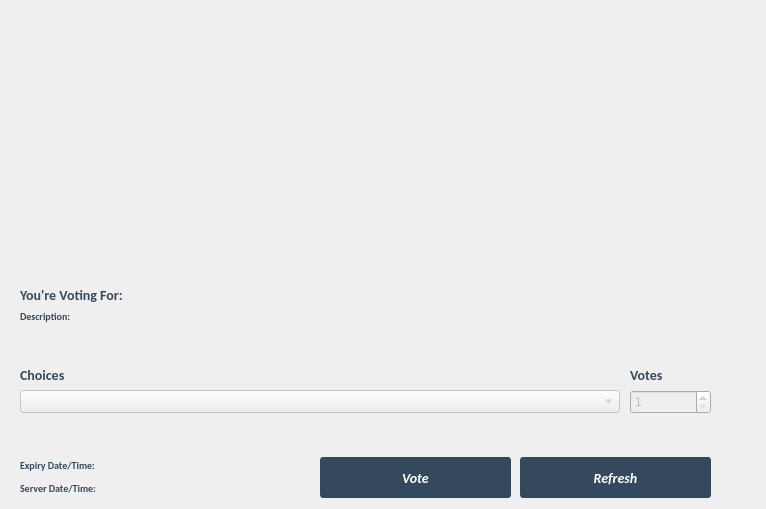
<?xml version="1.0" encoding="UTF-8"?>
<ui version="4.0">
 <class>Poll</class>
 <widget class="QWidget" name="Poll">
  <property name="geometry">
   <rect>
    <x>0</x>
    <y>0</y>
    <width>766</width>
    <height>509</height>
   </rect>
  </property>
  <property name="windowTitle">
   <string>Form</string>
  </property>
  <widget class="QPushButton" name="btnRefresh">
   <property name="geometry">
    <rect>
     <x>520</x>
     <y>457</y>
     <width>191</width>
     <height>41</height>
    </rect>
   </property>
   <property name="sizePolicy">
    <sizepolicy hsizetype="Expanding" vsizetype="Expanding">
     <horstretch>0</horstretch>
     <verstretch>0</verstretch>
    </sizepolicy>
   </property>
   <property name="font">
    <font>
     <family>calibri</family>
     <pointsize>-1</pointsize>
     <weight>75</weight>
     <italic>true</italic>
     <bold>true</bold>
    </font>
   </property>
   <property name="styleSheet">
    <string notr="true">background:#34495e;color:white;margin:0px;text-align:center;padding:2px;border-radius:3px;font-style:italic;width:100px;font-size:14px;font-family:calibri;font-weight:600;</string>
   </property>
   <property name="text">
    <string>Refresh</string>
   </property>
   <property name="iconSize">
    <size>
     <width>150</width>
     <height>35</height>
    </size>
   </property>
  </widget>
  <widget class="QLabel" name="lblName">
   <property name="geometry">
    <rect>
     <x>20</x>
     <y>280</y>
     <width>600</width>
     <height>30</height>
    </rect>
   </property>
   <property name="styleSheet">
    <string notr="true">color:#34495e;font-size:14px;font-family:calibri;font-weight:600;</string>
   </property>
   <property name="text">
    <string>You're Voting For: </string>
   </property>
  </widget>
  <widget class="QLabel" name="lblDescription">
   <property name="geometry">
    <rect>
     <x>20</x>
     <y>310</y>
     <width>600</width>
     <height>51</height>
    </rect>
   </property>
   <property name="styleSheet">
    <string notr="true">color:#34495e;font-size:10px;font-family:calibri;font-weight:600;</string>
   </property>
   <property name="text">
    <string>Description: </string>
   </property>
   <property name="alignment">
    <set>Qt::AlignLeading|Qt::AlignLeft|Qt::AlignTop</set>
   </property>
   <property name="wordWrap">
    <bool>true</bool>
   </property>
  </widget>
  <widget class="QComboBox" name="cboChoices">
   <property name="enabled">
    <bool>false</bool>
   </property>
   <property name="geometry">
    <rect>
     <x>20</x>
     <y>390</y>
     <width>600</width>
     <height>23</height>
    </rect>
   </property>
  </widget>
  <widget class="QLabel" name="lblChoices">
   <property name="geometry">
    <rect>
     <x>20</x>
     <y>360</y>
     <width>600</width>
     <height>30</height>
    </rect>
   </property>
   <property name="styleSheet">
    <string notr="true">color:#34495e;font-size:14px;font-family:calibri;font-weight:600;</string>
   </property>
   <property name="text">
    <string>Choices</string>
   </property>
  </widget>
  <widget class="QSpinBox" name="nsVotes">
   <property name="enabled">
    <bool>false</bool>
   </property>
   <property name="geometry">
    <rect>
     <x>630</x>
     <y>390</y>
     <width>81</width>
     <height>24</height>
    </rect>
   </property>
   <property name="minimum">
    <number>1</number>
   </property>
   <property name="maximum">
    <number>9999999</number>
   </property>
   <property name="value">
    <number>1</number>
   </property>
  </widget>
  <widget class="QLabel" name="lblVotes">
   <property name="geometry">
    <rect>
     <x>630</x>
     <y>360</y>
     <width>71</width>
     <height>30</height>
    </rect>
   </property>
   <property name="styleSheet">
    <string notr="true">color:#34495e;font-size:14px;font-family:calibri;font-weight:600;</string>
   </property>
   <property name="text">
    <string>Votes</string>
   </property>
  </widget>
  <widget class="QPushButton" name="btnVote">
   <property name="enabled">
    <bool>false</bool>
   </property>
   <property name="geometry">
    <rect>
     <x>320</x>
     <y>457</y>
     <width>191</width>
     <height>41</height>
    </rect>
   </property>
   <property name="sizePolicy">
    <sizepolicy hsizetype="Expanding" vsizetype="Expanding">
     <horstretch>0</horstretch>
     <verstretch>0</verstretch>
    </sizepolicy>
   </property>
   <property name="font">
    <font>
     <family>calibri</family>
     <pointsize>-1</pointsize>
     <weight>75</weight>
     <italic>true</italic>
     <bold>true</bold>
    </font>
   </property>
   <property name="toolTip">
    <string/>
   </property>
   <property name="statusTip">
    <string/>
   </property>
   <property name="styleSheet">
    <string notr="true">background:#34495e;color:white;margin:0px;text-align:center;padding:2px;border-radius:3px;font-style:italic;width:100px;font-size:14px;font-family:calibri;font-weight:600;</string>
   </property>
   <property name="text">
    <string>Vote</string>
   </property>
   <property name="iconSize">
    <size>
     <width>150</width>
     <height>35</height>
    </size>
   </property>
  </widget>
  <widget class="QLabel" name="lblDonationPreview">
   <property name="geometry">
    <rect>
     <x>20</x>
     <y>420</y>
     <width>600</width>
     <height>21</height>
    </rect>
   </property>
   <property name="font">
    <font>
     <family>calibri</family>
     <pointsize>-1</pointsize>
    </font>
   </property>
   <property name="styleSheet">
    <string notr="true">color:#34495e;font-size:10px;font-family:calibri</string>
   </property>
   <property name="text">
    <string/>
   </property>
   <property name="alignment">
    <set>Qt::AlignLeading|Qt::AlignLeft|Qt::AlignTop</set>
   </property>
   <property name="wordWrap">
    <bool>true</bool>
   </property>
  </widget>
  <widget class="QLabel" name="lblExpiry">
   <property name="geometry">
    <rect>
     <x>20</x>
     <y>457</y>
     <width>281</width>
     <height>16</height>
    </rect>
   </property>
   <property name="styleSheet">
    <string notr="true">color:#34495e;font-size:10px;font-family:calibri;font-weight:600;</string>
   </property>
   <property name="text">
    <string>Expiry Date/Time: </string>
   </property>
   <property name="wordWrap">
    <bool>true</bool>
   </property>
  </widget>
  <widget class="QLabel" name="lblServerTime">
   <property name="geometry">
    <rect>
     <x>20</x>
     <y>480</y>
     <width>281</width>
     <height>16</height>
    </rect>
   </property>
   <property name="styleSheet">
    <string notr="true">color:#34495e;font-size:10px;font-family:calibri;font-weight:600;</string>
   </property>
   <property name="text">
    <string>Server Date/Time:</string>
   </property>
   <property name="wordWrap">
    <bool>true</bool>
   </property>
  </widget>
 </widget>
 <resources/>
 <connections/>
</ui>
